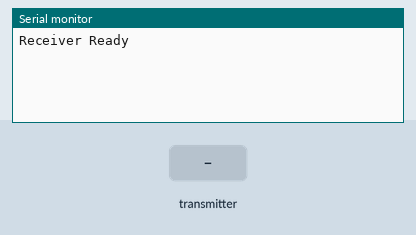
Recording of a sketch running on a simulated Arduino Uno, built with avr-gcc and run on an emulated ATmega328P. On the bench: the last lines printed to the serial monitor. The inputs (shaded band) are chosen by the test bench. No radio packets arrive unless stated.

Above: at 1.2 s.
1.3 s: the transmitter starts sending latitude = 0
At 2.0 s:
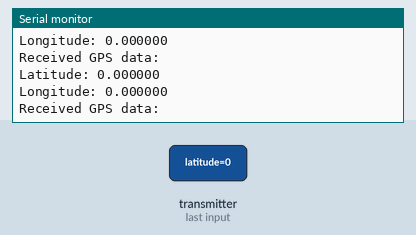
2.8 s: the transmitter starts sending longitude = 25
5.8 s: the transmitter starts sending longitude = 0
8.8 s: the transmitter starts sending latitude = 25
At 9.7 s:
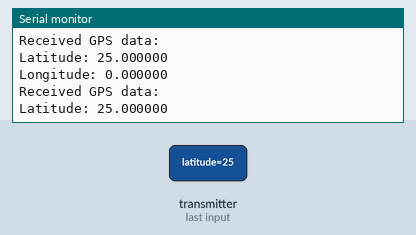
13.3 s: the transmitter starts sending latitude = 100
At 14.1 s:
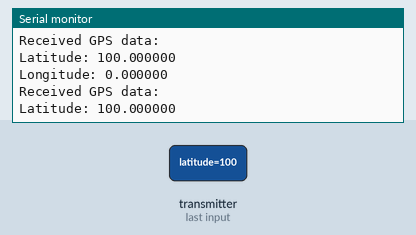
Timing chart, 0 to 16.3 s (numbered marks = the images above; inputs shaded):
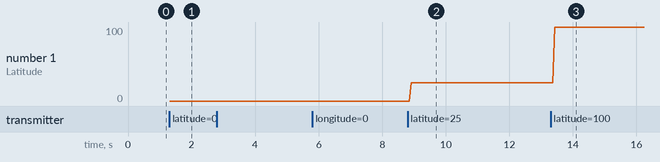

Measured:
- after the input at 1.3 s, the serial monitor: prints a new line at once (image 1)
- after the input at 8.8 s, the serial monitor: prints a new line after 0.12 s (image 2)
- after the input at 13.3 s, the serial monitor: prints a new line after 0.13 s (image 3)
- plotted number 1: 25 → 100 after the input at 13.3 s

The sketch:

3rd_person_view.ino
```cpp
#include <SPI.h>
#include <nRF24L01.h>
#include <RF24.h>

RF24 radio(9, 10);
const byte address[6] = "00001";


struct Location {
  double latitude;
  double longitude;
};

void setup() {
  Serial.begin(9600);

  if (!radio.begin()) {
    Serial.println("nRF24L01 not detected! Check connections.");
    while (1);
  }

  radio.openReadingPipe(1, address);
  radio.setChannel(108);
  radio.setPALevel(RF24_PA_HIGH);
  radio.setAutoAck(false);
  radio.startListening();

  Serial.println("Receiver Ready");
}

void loop() {
  if (radio.available()) {
    Location receivedData;

    radio.read(&receivedData, sizeof(receivedData));

    Serial.println("Received GPS data:");
    Serial.print("Latitude: ");
    Serial.println(receivedData.latitude, 6);
    Serial.print("Longitude: ");
    Serial.println(receivedData.longitude, 6);
  }
}
```
